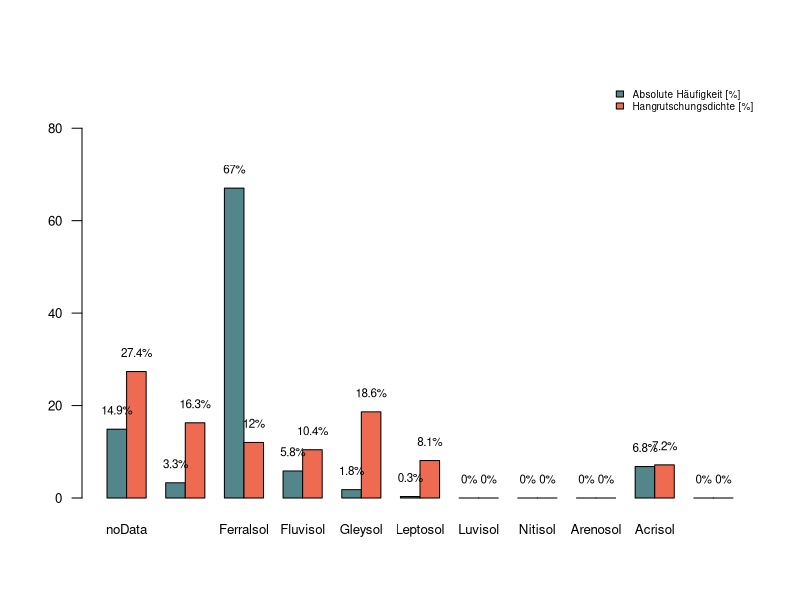
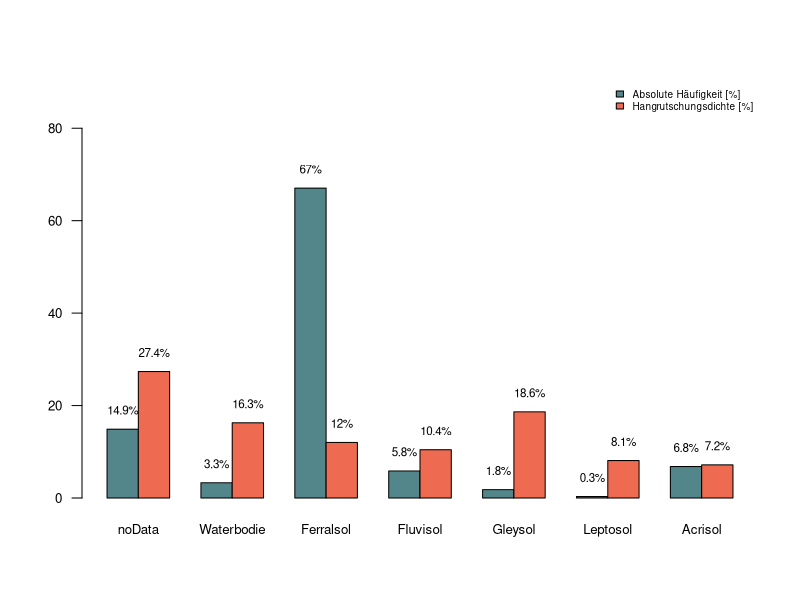

Write the R code that produced these figures, in order.
#################################################################################
# Hangrutschungen in den thematischen Klassen
#################################################################################
# packages: 

if(!require('Hmisc')) {
  install.packages('Hmisc')
  library('Hmisc')
}



# Funktionen ########################################################################

abs_density <- function (slide_class, slide) {
  slide_class/sum(slide)*100
}

slide_density <- function (slide_class, class) {
  ((slide_class/ class) / sum(slide_class/ class)) * 100
}

# Barplot ########################################################################

plot_barplot <- function (absolute_häufigkeit, hangrutschungsdichte, names) {
  data <- matrix(data=NA, nrow=2, ncol=length(absolute_häufigkeit))
  for (i in 1:length(absolute_häufigkeit)) {
    data[1,i] <- absolute_häufigkeit[i]
    data[2,i] <- hangrutschungsdichte[i]
  }
  
  labels <- c()
  
  for (i in 1:length(data)) {
    labels[i] <- paste(toString(round(data[i],1)), "%", sep="")
  }
  
  rownames(data) <- c("Absolute Häufigkeit [%]", "Hangrutschungsdichte [%]")
  colors <- c("cadetblue4", "coral2")
  par(cex.axis=0.8)
  #names <- soil
  bp <- barplot(data, beside = T, ylab=NA, col = colors, ylim=c(0,90), las=1, names=names)
  #mgp.axis(2, at=c(0, 20, 40, 60, 80), las=2)
  text(bp, data+1, labels, cex=0.7, pos=3)
  legend("topright",                                    
         legend = c("Absolute Häufigkeit [%]", "Hangrutschungsdichte [%]"),
         fill = c("cadetblue4", "coral2"), 
         bty = "n",
         cex=0.6)
}
# Boden ########################################################################    

pix_soil_slide <- c(280, 62, 1261, 110, 34, 6, 0, 0, 0, 128, 0)
all_class <- c(892059, 332256, 9142823, 918548, 158998, 64558, 2153, 33953, 465380, 1557234, 124089)
soil <- c("noData", "Waterbodie", "Ferralsol", "Fluvisol", "Gleysol", "Leptosol", "Luvisol", "Nitisol", "Arenosol", "Acrisol", "Salonchaks")
pix_slide <- 1881

# absolute Häufigkeit und Hangrutschungsdichte berechnen
absolute_häufigkeit_boden <- abs_density(pix_soil_slide, pix_slide)
hangrutschungsdichte_boden <- slide_density(pix_soil_slide, all_class)

# Barplot
plot_barplot(absolute_häufigkeit = absolute_häufigkeit_boden, 
             hangrutschungsdichte = hangrutschungsdichte_boden,
             names = soil)

# Barplot without Null values
zero <- which(pix_soil_slide %in% 0)
absolute_häufigkeit_boden_noZero <- absolute_häufigkeit_boden[-c(zero)]
hangrutschungsdichte_boden_noZero <- hangrutschungsdichte_boden[-c(zero)]
soil_noZero <- soil[-c(zero)]

plot_barplot(absolute_häufigkeit = absolute_häufigkeit_boden_noZero, 
             hangrutschungsdichte = hangrutschungsdichte_boden_noZero,
             names = soil_noZero)
